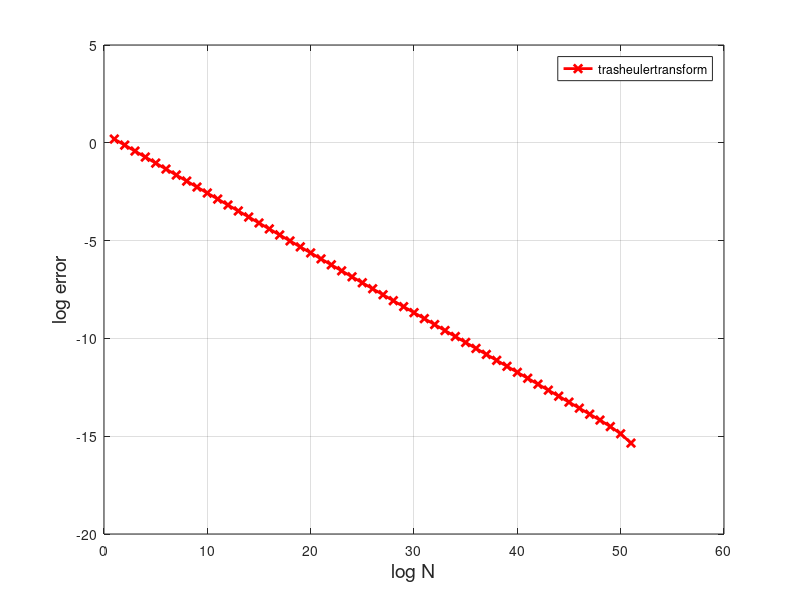

Source code (MATLAB):
clear;
n=60;%指定迭代次數
n1=zeros(n+1,1);


for i=0:n
    for j=0:i
        tmp=0;
        for k=0:j
            tmp=tmp+(-1)^k*nchoosek(j,k)*(16*(1/5)^(2*k+1)-4*(1/239)^(2*k+1))/(2*k+1);
        end
        n1(i+1)=n1(i+1)+tmp/2^(j+1);
    end
    fprintf("n1(%2.0f)=%1.13f\n",i,n1(i+1));
    fprintf("n=%2.0f DONE!\n",i);
end
pis=zeros(n+1,1);
for i=1:n+1
    pis(i)=pi;
end

n1=abs(n1-pis);

figure(1)
plot((1:n),log(n1(1:n))/log(10),'r-x','LineWidth',2);
hold on
legend({"trasheulertransform"})
xlabel('log N','FontSize',14)
ylabel('log error','FontSize',14)
grid on
hold off
